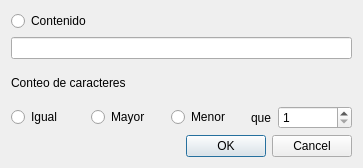
<?xml version="1.0" encoding="UTF-8"?>
<ui version="4.0">
 <class>DialogSelection</class>
 <widget class="QDialog" name="DialogSelection">
  <property name="geometry">
   <rect>
    <x>0</x>
    <y>0</y>
    <width>363</width>
    <height>168</height>
   </rect>
  </property>
  <property name="windowTitle">
   <string>Dialog</string>
  </property>
  <layout class="QVBoxLayout" name="verticalLayout">
   <item>
    <widget class="QRadioButton" name="op1">
     <property name="text">
      <string>Contenido</string>
     </property>
    </widget>
   </item>
   <item>
    <widget class="QLineEdit" name="lineEdit"/>
   </item>
   <item>
    <widget class="QLabel" name="label_2">
     <property name="text">
      <string>Conteo de caracteres</string>
     </property>
    </widget>
   </item>
   <item>
    <layout class="QHBoxLayout" name="horizontalLayout">
     <item>
      <widget class="QRadioButton" name="opIg">
       <property name="text">
        <string>Igual</string>
       </property>
      </widget>
     </item>
     <item>
      <widget class="QRadioButton" name="opMa">
       <property name="text">
        <string>Mayor</string>
       </property>
      </widget>
     </item>
     <item>
      <widget class="QRadioButton" name="opMe">
       <property name="text">
        <string>Menor</string>
       </property>
      </widget>
     </item>
     <item>
      <widget class="QLabel" name="label">
       <property name="sizePolicy">
        <sizepolicy hsizetype="Maximum" vsizetype="Preferred">
         <horstretch>0</horstretch>
         <verstretch>0</verstretch>
        </sizepolicy>
       </property>
       <property name="text">
        <string>que</string>
       </property>
      </widget>
     </item>
     <item>
      <widget class="QSpinBox" name="spinBox">
       <property name="minimum">
        <number>1</number>
       </property>
       <property name="maximum">
        <number>1000</number>
       </property>
      </widget>
     </item>
    </layout>
   </item>
   <item>
    <widget class="QDialogButtonBox" name="buttonBox">
     <property name="orientation">
      <enum>Qt::Horizontal</enum>
     </property>
     <property name="standardButtons">
      <set>QDialogButtonBox::Cancel|QDialogButtonBox::Ok</set>
     </property>
    </widget>
   </item>
  </layout>
 </widget>
 <resources/>
 <connections>
  <connection>
   <sender>buttonBox</sender>
   <signal>accepted()</signal>
   <receiver>DialogSelection</receiver>
   <slot>accept()</slot>
   <hints>
    <hint type="sourcelabel">
     <x>248</x>
     <y>254</y>
    </hint>
    <hint type="destinationlabel">
     <x>157</x>
     <y>274</y>
    </hint>
   </hints>
  </connection>
  <connection>
   <sender>buttonBox</sender>
   <signal>rejected()</signal>
   <receiver>DialogSelection</receiver>
   <slot>reject()</slot>
   <hints>
    <hint type="sourcelabel">
     <x>316</x>
     <y>260</y>
    </hint>
    <hint type="destinationlabel">
     <x>286</x>
     <y>274</y>
    </hint>
   </hints>
  </connection>
 </connections>
</ui>
